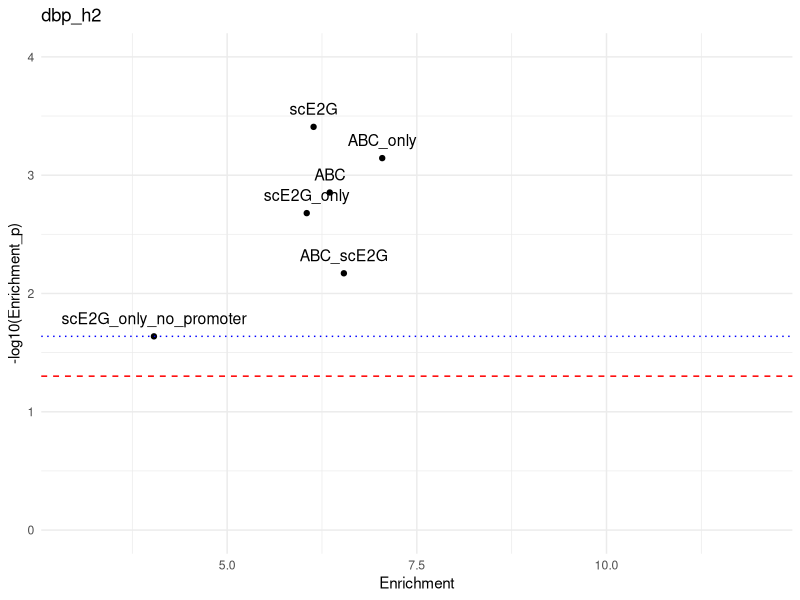
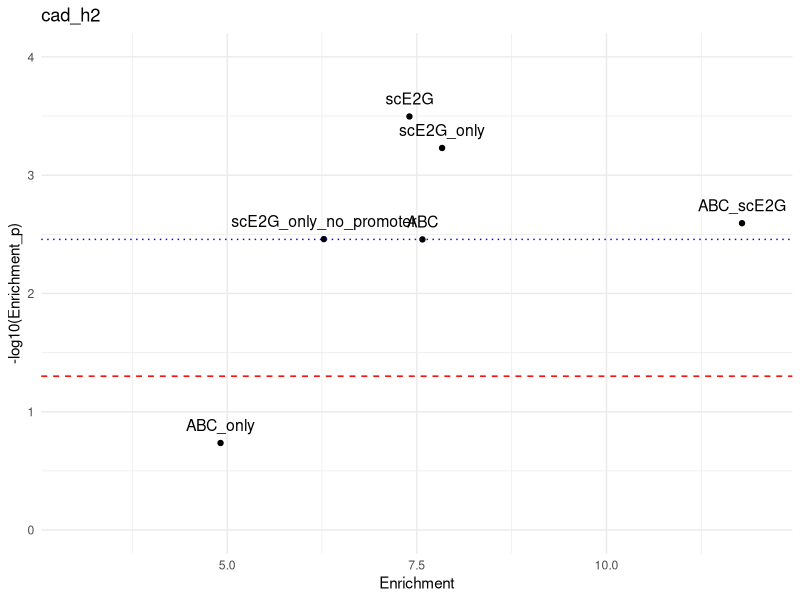

Source code (R) for these figures, in order:
library(ggplot2)


reformat_result <- function(h2_results){
    h2_results$Enrichment_fdr <- p.adjust(h2_results$Enrichment_p, method = "fdr") 
    h2_results$Coefficient_p <-  2 * (1 - pnorm(abs(h2_results$Coefficient_z.score)))
    h2_results$Coefficient_fdr <- p.adjust(h2_results$Coefficient_p, method = "fdr")
    if (any(h2_results$Enrichment_fdr <= 0.05, na.rm = TRUE)) {
        max_enrich_p <- max(h2_results$Enrichment_p[h2_results$Enrichment_fdr <= 0.05], na.rm = TRUE)
        } else {
        max_enrich_p <- NA
        }
    if (any(h2_results$Coefficient_fdr <= 0.05, na.rm = TRUE)) {
        max_coef_p <- max(h2_results$Coefficient_p[h2_results$Coefficient_fdr <= 0.05], na.rm = TRUE)
        } else {
        max_coef_p <- NA
        }
    return(list(df=h2_results,enrichment_fdr_thr=max_enrich_p,coefficient_fdr_thr=max_coef_p))
}

h2_enrichement_figure <- function(h2_results,enrichment_threshold,label){

    p <- ggplot(h2_results , aes(x = Enrichment, y = -log10(Enrichment_p))) +
    geom_point(color='black') +                             # Scatter plot
    theme_minimal() +
    labs(title = label, x = "Enrichment", y = "-log10(Enrichment_p)")+
    geom_text(aes(label = Phenotype), vjust = -1, size = 4)+
    geom_hline(yintercept = -log10(0.05), linetype="dashed", color = "red")+
    geom_hline(yintercept = -log10(enrichment_threshold), color = "blue", linetype = "dotted") +
    theme(plot.background = element_rect(fill = "white", color = NA))+
    coord_cartesian(
    xlim = c(3, 12),
    ylim = c(0, 4)
    )
    #coord_cartesian(clip = "off") 
    ggsave(paste("figures/b.compare_scE2G_ABC/",label,"_enrich_plot.svg",sep=""), p, width = 16, height = 8)

}

dbp_h2 <- read.table("data/b.compare_scE2G_ABC/DBP_h2.txt",header=TRUE)
dbp_h2 <- reformat_result(dbp_h2)
h2_enrichement_figure(dbp_h2$df,dbp_h2$enrichment_fdr_thr,"dbp_h2")

cad_h2 <- read.table("data/b.compare_scE2G_ABC/CAD_h2.txt",header=TRUE)
cad_h2 <- reformat_result(cad_h2)
h2_enrichement_figure(cad_h2$df,cad_h2$enrichment_fdr_thr,"cad_h2")
